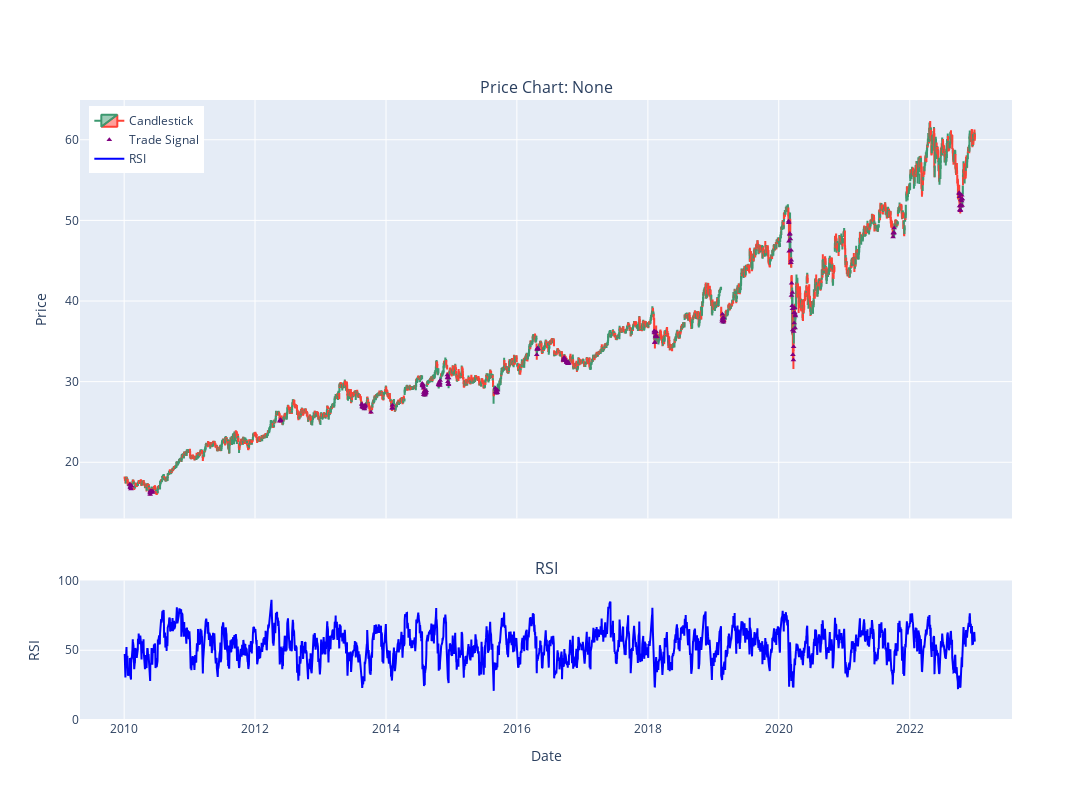

The notebook cell saved with this chart:
### Code cell
###
utils.visualise_pricechart(strategy, start=start_date, end=end_date, indicators=[], signal_marker=True)

### Figure 1 — Plotly figure (JSON) as saved in the notebook; plotly's stock layout.template omitted (floating-point values rounded to 4 significant figures; data arrays with more than 128 entries replaced by an {"elided": "..."} marker saying what was removed)
{"data": [{"close": {"elided": "3272 float values"}, "high": {"elided": "3272 float values"}, "low": {"elided": "3272 float values"}, "name": "Candlestick", "open": {"elided": "3272 float values"}, "type": "candlestick", "x": {"elided": "3272 str values"}, "xaxis": "x", "yaxis": "y"}, {"marker": {"color": "purple", "size": 5, "symbol": "triangle-up"}, "mode": "markers", "name": "Trade Signal", "type": "scatter", "x": {"elided": "166 str values"}, "xaxis": "x", "y": {"elided": "166 float values"}, "yaxis": "y"}, {"line": {"color": "blue", "width": 2}, "mode": "lines", "name": "RSI", "type": "scatter", "x": {"elided": "3272 str values"}, "xaxis": "x2", "y": {"elided": "3272 float values"}, "yaxis": "y2"}], "layout": {"annotations": [{"font": {"size": 16}, "showarrow": false, "text": "Price Chart: None", "x": 0.5, "xanchor": "center", "xref": "paper", "y": 1, "yanchor": "bottom", "yref": "paper"}, {"font": {"size": 16}, "showarrow": false, "text": "RSI", "x": 0.5, "xanchor": "center", "xref": "paper", "y": 0.225, "yanchor": "bottom", "yref": "paper"}], "height": 800, "legend": {"x": 0.01, "y": 0.99}, "title": {"text": ""}, "width": 1200, "xaxis": {"anchor": "y", "domain": [0, 1], "matches": "x2", "rangeslider": {"visible": false}, "showticklabels": false}, "xaxis2": {"anchor": "y2", "domain": [0, 1], "title": {"text": "Date"}}, "yaxis": {"anchor": "x", "domain": [0.325, 1], "title": {"text": "Price"}}, "yaxis2": {"anchor": "x2", "domain": [0, 0.225], "range": [0, 100], "title": {"text": "RSI"}}}}
